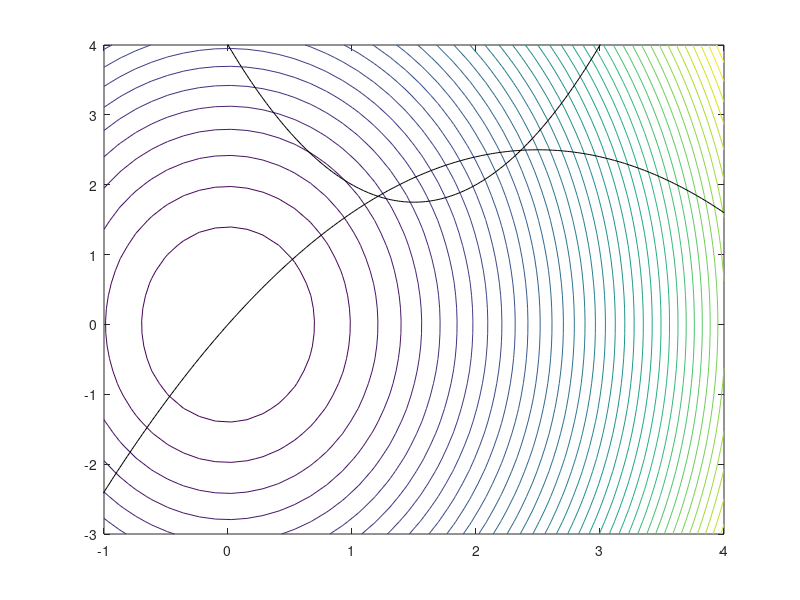

This chart was generated by the following MATLAB code: (Note: this script raises an error after producing the figure.)
function ex5_sqp()

clc
close all

% first let's plot the function:
figure(1)
[X,Y] = meshgrid(linspace(-1,4,40), linspace(-3,4,40));
obj = X;
for k=1:size(X,1)
    for j=1:size(X,2)
        obj(k,j) = ffun([X(k,j),Y(k,j)]);
    end
end
contour(X, Y, obj, 40)
t = linspace(-4,4,400);
hold on
plot(t, 3 + (t-1).^2 - t,'black')
plot(t, 2*t - 0.4*t.^2,'black')
xlim([-1 4])
ylim([-3 4])


x0 = [3;1];
[~,x,grad_iters] = minimize_sqp(@(x)ffun(x),@(x)hfun(x),@(x)gfun(x),x0);

% plot solution
hold on
plot(x(1,:), x(2,:),'r')
plot(x(1,:), x(2,:),'ro')
xlabel('x','Interpreter','latex','Fontsize',12);
ylabel('y','Interpreter','latex','Fontsize',12);


figure(2)
semilogy(grad_iters,'.','MarkerSize',16)
grid on
title('Gradient norm iterations', 'Interpreter', 'latex', 'FontSize', 12)
xlabel('iterations', 'Interpreter', 'latex', 'Fontsize', 12);
ylabel('$\|\nabla L(x_k, \lambda_k, \mu_k)\|_\infty$', 'Interpreter', 'latex', 'Fontsize', 12);

end

function f = ffun(xy)
    x = xy(1);
    y = xy(2);
    
    f = 0.5*(y/2)^2 + 0.5*x^2;
end

function h = hfun(xy)
    x = xy(1);
    y = xy(2);
    
    h = y - (3 + (x-1).^2 - x);
end

function g = gfun(xy)
    % such that g(x) <= 0
    x = xy(1);
    y = xy(2);
    
    g = -2*x + 0.4*x^2 + y;
end